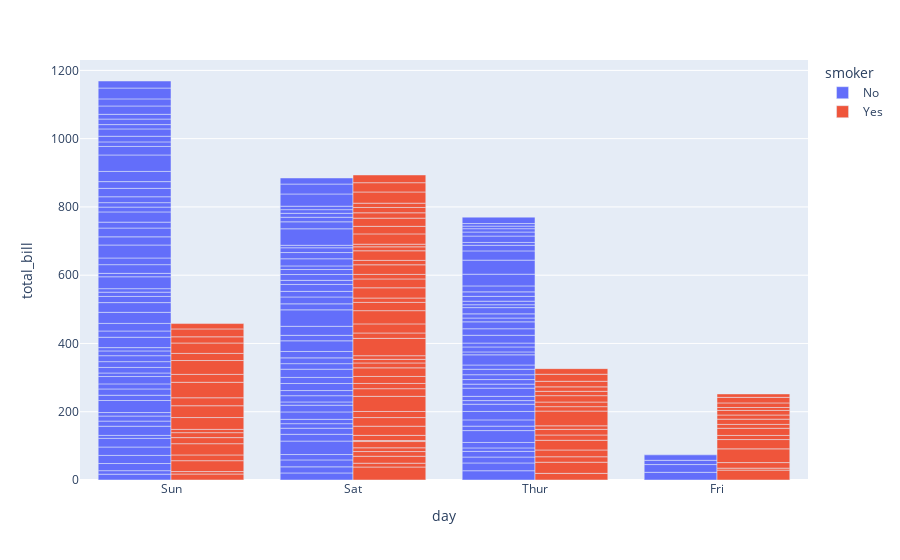

The cell this chart's notebook holds for it:
### Code cell
fig4=px.bar(df,x="day",y="total_bill",color="smoker",barmode="group")
fig4.show()

### Figure 1 — Plotly figure (JSON) as saved in the notebook; plotly's stock layout.template omitted (floating-point values rounded to 4 significant figures; data arrays with more than 128 entries replaced by an {"elided": "..."} marker saying what was removed)
{"data": [{"alignmentgroup": "True", "hovertemplate": "smoker=No<br>day=%{x}<br>total_bill=%{y}<extra></extra>", "legendgroup": "No", "marker": {"color": "#636efa", "pattern": {"shape": ""}}, "name": "No", "offsetgroup": "No", "orientation": "v", "showlegend": true, "textposition": "auto", "type": "bar", "x": {"elided": "151 str values"}, "xaxis": "x", "y": {"elided": "151 float values"}, "yaxis": "y"}, {"alignmentgroup": "True", "hovertemplate": "smoker=Yes<br>day=%{x}<br>total_bill=%{y}<extra></extra>", "legendgroup": "Yes", "marker": {"color": "#EF553B", "pattern": {"shape": ""}}, "name": "Yes", "offsetgroup": "Yes", "orientation": "v", "showlegend": true, "textposition": "auto", "type": "bar", "x": ["Sat", "Sat", "Sat", "Sat", "Sat", "Sat", "Sat", "Sat", "Sat", "Sat", "Sat", "Thur", "Thur", "Fri", "Fri", "Fri", "Fri", "Fri", "Fri", "Fri", "Fri", "Fri", "Sat", "Sat", "Sat", "Sat", "Sat", "Sat", "Thur", "Sun", "Sat", "Sat", "Sat", "Sat", "Sun", "Sun", "Sun", "Sun", "Sun", "Sun", "Sun", "Sun", "Sun", "Sun", "Sun", "Sun", "Sun", "Sun", "Sun", "Sun", "Sun", "Sun", "Thur", "Thur", "Thur", "Thur", "Thur", "Thur", "Thur", "Thur", "Thur", "Thur", "Thur", "Thur", "Thur", "Thur", "Sat", "Sat", "Sat", "Sat", "Sat", "Sat", "Sat", "Sat", "Sat", "Sat", "Sat", "Sat", "Sat", "Fri", "Fri", "Fri", "Fri", "Fri", "Fri", "Sat", "Sat", "Sat", "Sat", "Sat", "Sat", "Sat", "Sat"], "xaxis": "x", "y": [38.01, 11.24, 20.29, 13.81, 11.02, 18.29, 3.07, 15.01, 26.86, 25.28, 17.92, 19.44, 32.68, 28.97, 5.75, 16.32, 40.17, 27.28, 12.03, 21.01, 11.35, 15.38, 44.3, 22.42, 15.36, 20.49, 25.21, 14.31, 16.0, 17.51, 10.59, 10.63, 50.81, 15.81, 7.25, 31.85, 16.82, 32.9, 17.89, 14.48, 9.6, 34.63, 34.65, 23.33, 45.35, 23.17, 40.55, 20.9, 30.46, 18.15, 23.1, 15.69, 19.81, 28.44, 15.48, 16.58, 10.34, 43.11, 13.0, 13.51, 18.71, 12.74, 13.0, 16.4, 20.53, 16.47, 26.59, 38.73, 24.27, 12.76, 30.06, 25.89, 13.27, 28.17, 12.9, 28.15, 11.59, 7.74, 30.14, 12.16, 13.42, 8.58, 13.42, 16.27, 10.09, 22.12, 24.01, 15.69, 15.53, 12.6, 32.83, 27.18, 22.67], "yaxis": "y"}], "layout": {"barmode": "group", "legend": {"title": {"text": "smoker"}, "tracegroupgap": 0}, "margin": {"t": 60}, "xaxis": {"anchor": "y", "domain": [0, 1], "title": {"text": "day"}}, "yaxis": {"anchor": "x", "domain": [0, 1], "title": {"text": "total_bill"}}}}
